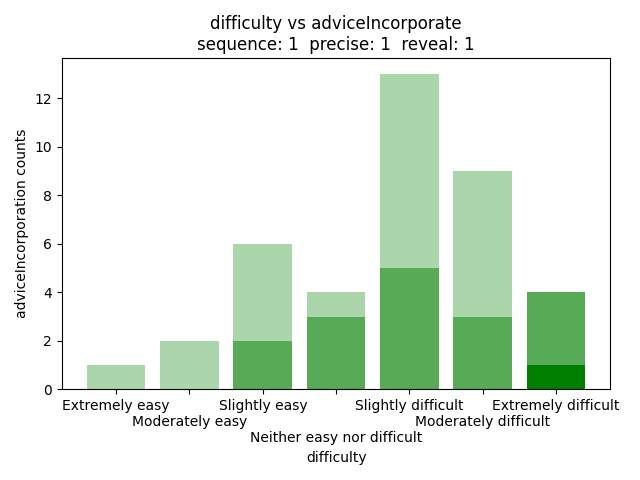

The script that drew this image:
import pandas as pd
import matplotlib.pyplot as plt
import seaborn as sns
import numpy as np

data = pd.read_csv("qualitative.csv")
seq = 1
prec = 1
rev = 1
data = data[(data['con.sequence'] == seq) & (data['con.precise'] == prec) & (data['con.reveal'] == rev)]

f1a = data[(data["difficulty"] == "Extremely easy") & (data["adviceIncorporate"] == "Did not follow the advice at all or only rarely")].shape[0]
f1b = data[(data["difficulty"] == "Moderately easy") & (data["adviceIncorporate"] == "Did not follow the advice at all or only rarely")].shape[0]
f1c = data[(data["difficulty"] == "Slightly easy") & (data["adviceIncorporate"] == "Did not follow the advice at all or only rarely")].shape[0]
f1d = data[(data["difficulty"] == "Neither easy nor difficult") & (data["adviceIncorporate"] == "Did not follow the advice at all or only rarely")].shape[0]
f1e = data[(data["difficulty"] == "Slightly difficult") & (data["adviceIncorporate"] == "Did not follow the advice at all or only rarely")].shape[0]
f1f = data[(data["difficulty"] == "Moderately difficult") & (data["adviceIncorporate"] == "Did not follow the advice at all or only rarely")].shape[0]
f1g = data[(data["difficulty"] == "Extremely difficult") & (data["adviceIncorporate"] == "Did not follow the advice at all or only rarely")].shape[0]

f2a = data[(data["difficulty"] == "Extremely easy") & (data["adviceIncorporate"] == "Generally followed the advice but deviated sometimes when I thought I had a better strategy")].shape[0]
f2b = data[(data["difficulty"] == "Moderately easy") & (data["adviceIncorporate"] == "Generally followed the advice but deviated sometimes when I thought I had a better strategy")].shape[0]
f2c = data[(data["difficulty"] == "Slightly easy") & (data["adviceIncorporate"] == "Generally followed the advice but deviated sometimes when I thought I had a better strategy")].shape[0]
f2d = data[(data["difficulty"] == "Neither easy nor difficult") & (data["adviceIncorporate"] == "Generally followed the advice but deviated sometimes when I thought I had a better strategy")].shape[0]
f2e = data[(data["difficulty"] == "Slightly difficult") & (data["adviceIncorporate"] == "Generally followed the advice but deviated sometimes when I thought I had a better strategy")].shape[0]
f2f = data[(data["difficulty"] == "Moderately difficult") & (data["adviceIncorporate"] == "Generally followed the advice but deviated sometimes when I thought I had a better strategy")].shape[0]
f2g = data[(data["difficulty"] == "Extremely difficult") & (data["adviceIncorporate"] == "Generally followed the advice but deviated sometimes when I thought I had a better strategy")].shape[0]

f3a = data[(data["difficulty"] == "Extremely easy") & (data["adviceIncorporate"] == "Always followed the AI advice closely")].shape[0]
f3b = data[(data["difficulty"] == "Moderately easy") & (data["adviceIncorporate"] == "Always followed the AI advice closely")].shape[0]
f3c = data[(data["difficulty"] == "Slightly easy") & (data["adviceIncorporate"] == "Always followed the AI advice closely")].shape[0]
f3d = data[(data["difficulty"] == "Neither easy nor difficult") & (data["adviceIncorporate"] == "Always followed the AI advice closely")].shape[0]
f3e = data[(data["difficulty"] == "Slightly difficult") & (data["adviceIncorporate"] == "Always followed the AI advice closely")].shape[0]
f3f = data[(data["difficulty"] == "Moderately difficult") & (data["adviceIncorporate"] == "Always followed the AI advice closely")].shape[0]
f3g = data[(data["difficulty"] == "Extremely difficult") & (data["adviceIncorporate"] == "Always followed the AI advice closely")].shape[0]


d1 = {
    "f1a": f1a,
    "f1b": f1b,
    "f1c": f1c,
    "f1d": f1d,
    "f1e": f1e,
    "f1f": f1f,
    "f1g": f1g
}

d2 = {
    "f2a": f2a,
    "f2b": f2b,
    "f2c": f2c,
    "f2d": f2d,
    "f2e": f2e,
    "f2f": f2f,
    "f2g": f2g
}

d3 = {
    "f3a": f3a,
    "f3b": f3b,
    "f3c": f3c,
    "f3d": f3d,
    "f3e": f3e,
    "f3f": f3f,
    "f3g": f3g
}



keys1 = list(d1.keys())
keys2 = list(d2.keys())
keys3 = list(d3.keys())

keys = list(["Extremely easy", "\nModerately easy", "Slightly easy", "\n\nNeither easy nor difficult", "Slightly difficult", "\nModerately difficult", "Extremely difficult"])

vals1 = np.array(list(d1.values()))
vals2 = np.array(list(d2.values()))
vals3 = np.array(list(d3.values()))

print(vals1)
print(vals2)
print(vals3)


plt.bar(keys, vals1, color = "green", label = "Did not follow the advice at all or only rarely", alpha = 1)
plt.bar(keys, vals2, bottom = vals1, color = "green", label = "Generally followed the advice but deviated sometimes when I thought I had a better strategy", alpha = 0.66)
base = vals1
plt.bar(keys, vals3, bottom = base + vals2, color = "green", label = "Always followed the AI advice closely", alpha = 0.33)
plt.title("difficulty vs adviceIncorporate" + "\n" + f"sequence: {seq}  precise: {prec}  reveal: {rev}")
plt.xlabel("difficulty")
plt.ylabel("adviceIncorporation counts")
plt.tight_layout()

plt.show()
